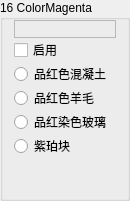
                 <widget class="QGroupBox" name="Base16">
                  <property name="sizePolicy">
                   <sizepolicy hsizetype="Minimum" vsizetype="Preferred">
                    <horstretch>0</horstretch>
                    <verstretch>0</verstretch>
                   </sizepolicy>
                  </property>
                  <property name="minimumSize">
                   <size>
                    <width>130</width>
                    <height>0</height>
                   </size>
                  </property>
                  <property name="maximumSize">
                   <size>
                    <width>130</width>
                    <height>16777215</height>
                   </size>
                  </property>
                  <property name="autoFillBackground">
                   <bool>true</bool>
                  </property>
                  <property name="title">
                   <string>16 ColorMagenta</string>
                  </property>
                  <property name="flat">
                   <bool>false</bool>
                  </property>
                  <layout class="QVBoxLayout" name="verticalLayout_26">
                   <property name="spacing">
                    <number>0</number>
                   </property>
                   <property name="topMargin">
                    <number>0</number>
                   </property>
                   <property name="bottomMargin">
                    <number>0</number>
                   </property>
                   <item>
                    <widget class="QLabel" name="Color16">
                     <property name="font">
                      <font>
                       <family>微软雅黑</family>
                       <pointsize>9</pointsize>
                      </font>
                     </property>
                     <property name="frameShape">
                      <enum>QFrame::StyledPanel</enum>
                     </property>
                     <property name="text">
                      <string/>
                     </property>
                    </widget>
                   </item>
                   <item>
                    <widget class="QCheckBox" name="Enable16">
                     <property name="text">
                      <string>启用</string>
                     </property>
                    </widget>
                   </item>
                   <item>
                    <widget class="QRadioButton" name="is16Concrete">
                     <property name="text">
                      <string>品红色混凝土</string>
                     </property>
                     <property name="icon">
                      <iconset resource="../BlockTextures.qrc">
                       <normaloff>:/new/Textures/Slope/block/magenta_concrete.png</normaloff>:/new/Textures/Slope/block/magenta_concrete.png</iconset>
                     </property>
                    </widget>
                   </item>
                   <item>
                    <widget class="QRadioButton" name="is16Wool">
                     <property name="text">
                      <string>品红色羊毛</string>
                     </property>
                     <property name="icon">
                      <iconset resource="../BlockTextures.qrc">
                       <normaloff>:/new/Textures/Slope/block/magenta_wool.png</normaloff>:/new/Textures/Slope/block/magenta_wool.png</iconset>
                     </property>
                    </widget>
                   </item>
                   <item>
                    <widget class="QRadioButton" name="is16StainedGlass">
                     <property name="text">
                      <string>品红染色玻璃</string>
                     </property>
                     <property name="icon">
                      <iconset resource="../BlockTextures.qrc">
                       <normaloff>:/new/Textures/Slope/block/magenta_stained_glass.png</normaloff>:/new/Textures/Slope/block/magenta_stained_glass.png</iconset>
                     </property>
                    </widget>
                   </item>
                   <item>
                    <widget class="QRadioButton" name="is16PurpurBlock">
                     <property name="text">
                      <string>紫珀块</string>
                     </property>
                     <property name="icon">
                      <iconset resource="../BlockTextures.qrc">
                       <normaloff>:/new/Textures/Slope/block/purpur_block.png</normaloff>:/new/Textures/Slope/block/purpur_block.png</iconset>
                     </property>
                    </widget>
                   </item>
                   <item>
                    <spacer name="verticalSpacer_23">
                     <property name="orientation">
                      <enum>Qt::Vertical</enum>
                     </property>
                     <property name="sizeHint" stdset="0">
                      <size>
                       <width>20</width>
                       <height>40</height>
                      </size>
                     </property>
                    </spacer>
                   </item>
                  </layout>
                 </widget>
